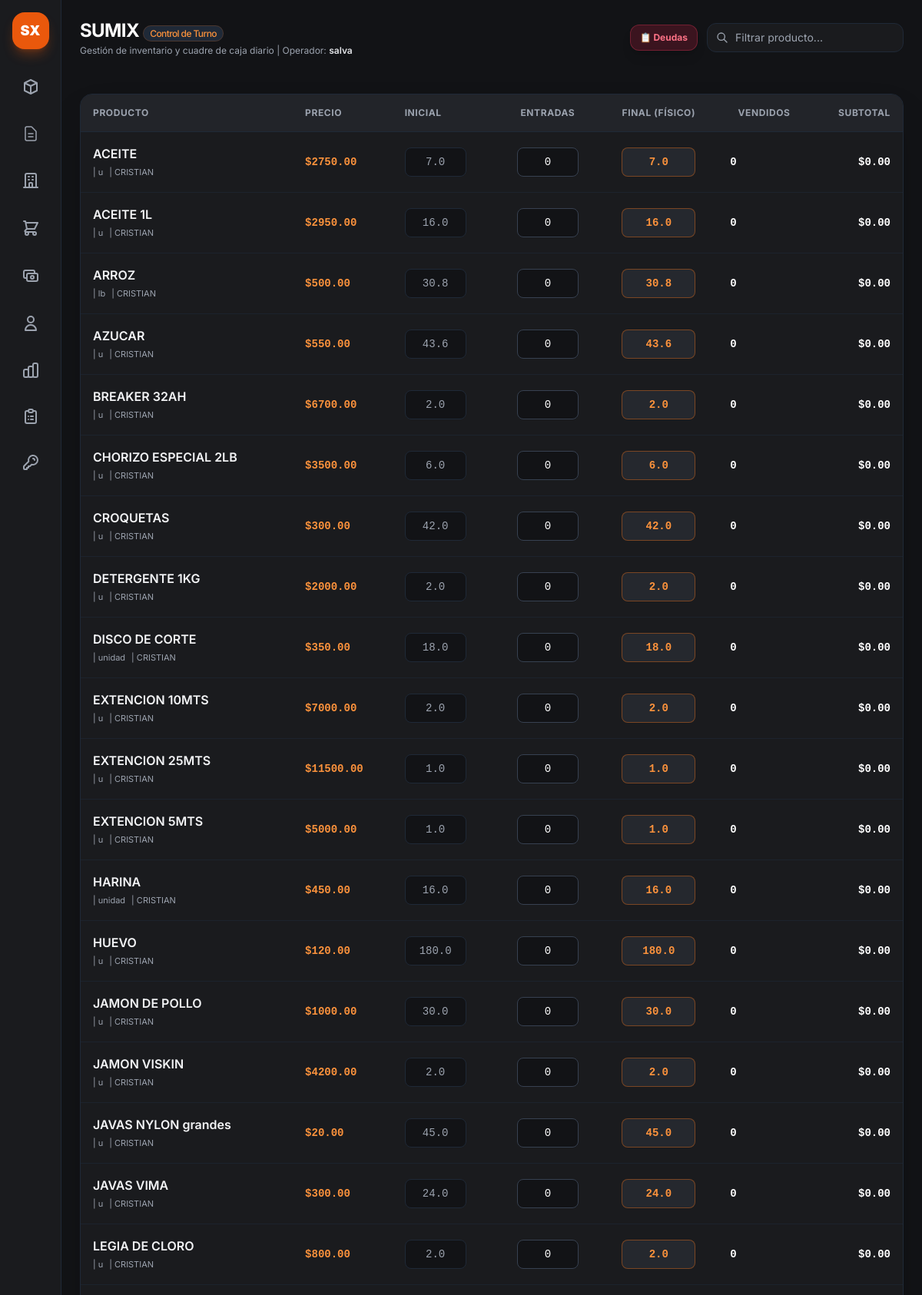
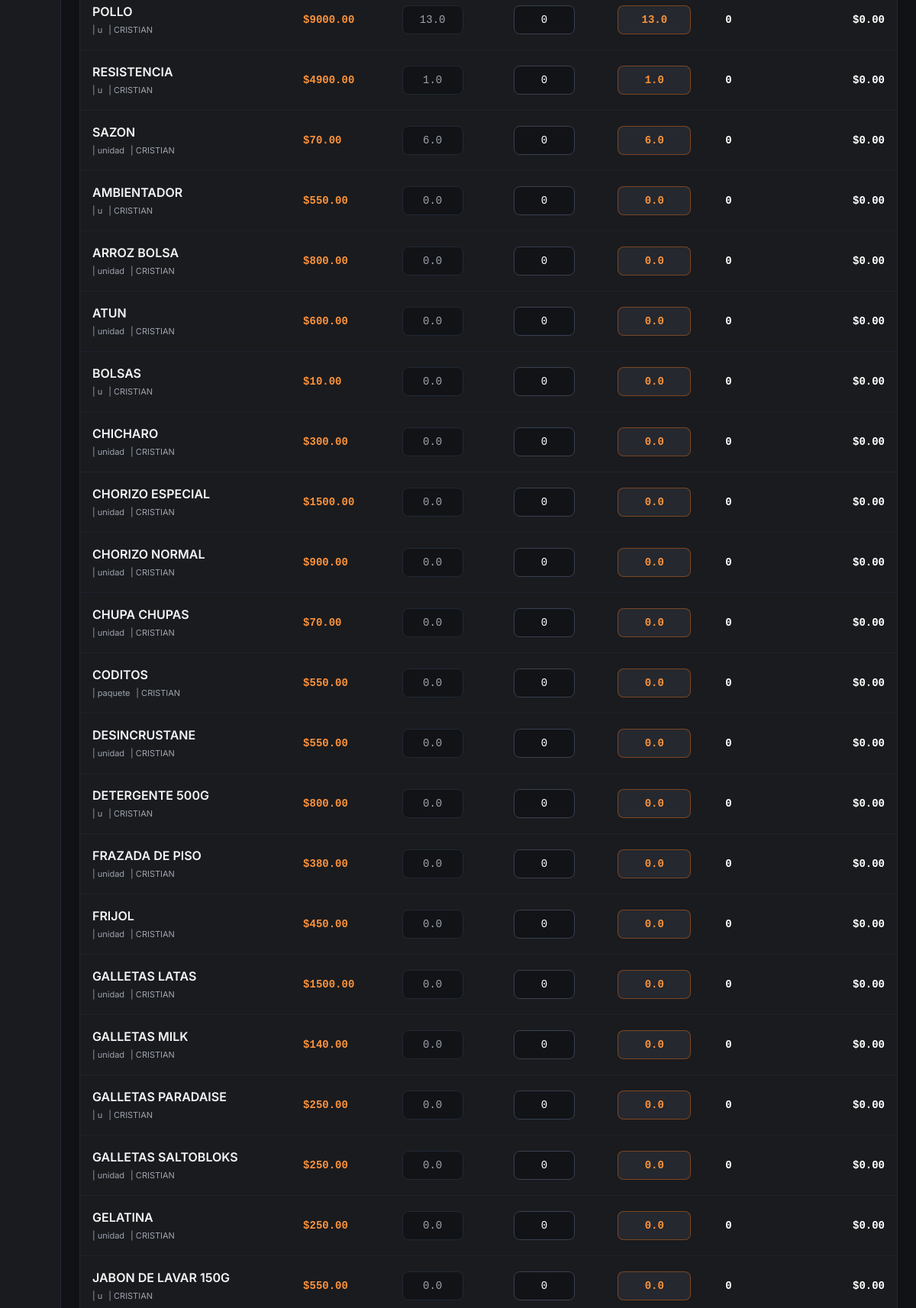
Screenshot of /cierre (signed in, upper part) with the database file from the repository (2 pictures, top to bottom).
### app.py (models this page shows, shortened)
class Usuario(db.Model):
    __tablename__ = 'usuarios'  # <-- ¡Aquí está la clave, en plural!
    id = db.Column(db.Integer, primary_key=True)
    username = db.Column(db.String(50), unique=True, nullable=False)
    password = db.Column(db.String(200), nullable=False)
    nombre = db.Column(db.String(100), nullable=False)
    rol = db.Column(db.String(50), nullable=False)  # <-- ¡Aquí está tu columna 'rol'!
    almacen_id = db.Column(db.Integer, db.ForeignKey('almacenes.id'), nullable=True)
    almacen = db.relationship('Almacen', backref='usuarios')

class Producto(db.Model):
    __tablename__ = 'productos'
    id = db.Column(db.Integer, primary_key=True)
    codigo = db.Column(db.String(50), nullable=True)
    nombre = db.Column(db.String(100), nullable=False)
    unidad_medida = db.Column(db.String(20), default='unidad')
    propietario_id = db.Column(db.Integer, db.ForeignKey('propietarios.id'), nullable=True)
    precio_costo = db.Column(db.Float, default=0.0)
    precio_venta = db.Column(db.Float, default=0.0)
    fecha_vencimiento = db.Column(db.Date, nullable=True)
    proveedor_id = db.Column(db.Integer, db.ForeignKey('proveedores.id'), nullable=True)
    proveedor = db.relationship('Proveedor', backref=db.backref('productos', lazy=True))
    estado_pago = db.Column(db.String(20), default="Pagado")
    monto_pendiente = db.Column(db.Float, default=0.0)
    fecha_creacion = db.Column(db.DateTime, default=datetime.utcnow)
    activo = db.Column(db.Boolean, default=True)
    stocks = db.relationship('StockAlmacen', backref='producto', cascade="all, delete-orphan", lazy=True)

class Propietario(db.Model):
    __tablename__ = 'propietarios'
    id = db.Column(db.Integer, primary_key=True)
    nombre = db.Column(db.String(100), nullable=False, unique=True)
    descripcion = db.Column(db.String(200))
    productos = db.relationship('Producto', backref='propietario', lazy=True)

### app.py (the view)
@app.route('/cierre')
def vista_cierre():
    username = session.get('user')
    usuario_actual = Usuario.query.filter_by(username=username).first()
    if not usuario_actual:
        return redirect(url_for('login'))
    almacen_id = usuario_actual.almacen_id
    productos = Producto.query.filter(or_(Producto.activo == True, Producto.activo.is_(None))).all()
    for prod in productos:
        stock_alm = StockAlmacen.query.filter_by(
            producto_id=prod.id,
            almacen_id=almacen_id
        ).first()
        cantidad_actual = stock_alm.cantidad if stock_alm else 0.0
        prod.stock_en_almacen = cantidad_actual
        prod.stock_final_inicial = cantidad_actual
    productos.sort(key=lambda p: (p.stock_en_almacen <= 0, p.nombre.lower()))
    hoy = date.today()
    deudas_pendientes = DeudaCierre.query.filter(
        DeudaCierre.estado == 'pendiente',
        func.date(DeudaCierre.fecha) == hoy
    ).all()
    total_deudas_dia = sum(d.subtotal for d in deudas_pendientes if d.subtotal)
    return render_template('cierre.html', productos=productos, total_deudas_dia=total_deudas_dia)

### app.py (called while the page is built)
@app.context_processor
def inject_today():
    return {'hoy': date.today()}

### templates/cierre.html (shortened to what this page needs)
{% extends "base.html" %}
{% block content %}
<main class="flex-1 flex flex-col min-w-0 overflow-y-auto">
    <header class="p-3 sm:p-6 pb-2 flex flex-col sm:flex-row sm:items-center justify-between gap-3">
        <div>
            <h1 class="text-xl sm:text-2xl font-bold text-white tracking-tight">SUMIX <span
                    class="text-xs font-medium px-2 py-0.5 rounded-full bg-gray-800 text-orange-400 border border-orange-500/20">Control
                    de Turno</span></h1>
            <p class="text-xs text-gray-400 mt-0.5">
                Gestión de inventario y cuadre de caja diario
                {% if session.get('user') %}
                    | Operador: <span class="text-gray-200 font-semibold">{{ session.get('user') }}</span>
                {% endif %}
            </p>
        </div>
        <div class="flex items-center gap-2 sm:gap-3 w-full sm:w-auto">
            <a href="{{ url_for('vista_deudas') }}"
              target="_blank" class="px-3 py-2 bg-rose-600/20 hover:bg-rose-600 text-rose-400 hover:text-white border border-rose-500/30 font-bold rounded-xl transition text-xs flex items-center justify-center gap-1.5 shadow-lg shrink-0">
                <span>📋 Deudas</span>
            </a>
            <div class="relative flex-1 sm:w-64">
                <svg class="w-4 h-4 absolute left-3 top-1/2 -translate-y-1/2 text-gray-400" fill="none"
                    stroke="currentColor" viewBox="0 0 24 24">
                    <path stroke-linecap="round" stroke-linejoin="round" stroke-width="2"
                        d="M21 21l-6-6m2-5a7 7 0 11-14 0 7 7 0 0114 0z" />
                </svg>
                <input type="text" id="buscador" placeholder="Filtrar producto..." onkeyup="filtrarProductos()"
                    class="w-full bg-[#1a1b1e] border border-gray-800 rounded-xl pl-9 pr-3 py-2 text-xs sm:text-sm text-gray-200 focus:outline-none focus:border-orange-500/50 transition">
            </div>
        </div>
    </header>
    <section class="p-2 sm:p-6 flex-1 space-y-4">
        <div class="bg-[#1a1b1e] border border-gray-800 rounded-2xl overflow-hidden shadow-2xl">
            <div class="overflow-x-auto">
                <table class="w-full text-left border-collapse">
                    <thead>
                        <tr class="border-b border-gray-800 text-[11px] sm:text-xs font-semibold text-gray-400 uppercase tracking-wider bg-[#222429]">
                            <th class="p-2.5 sm:p-4">Producto</th>
                            <th class="p-2.5 sm:p-4 hidden md:table-cell">Precio</th>
                            <th class="p-2.5 sm:p-4 hidden md:table-cell">Inicial</th>
                            <th class="p-2.5 sm:p-4 text-center">Entradas</th>
                            <th class="p-2.5 sm:p-4 text-center">Final (Físico)</th>
                            <th class="p-2.5 sm:p-4 text-center">Vendidos</th>
                            <th class="p-2.5 sm:p-4 text-right">Subtotal</th>
                        </tr>
                    </thead>
                    <tbody class="divide-y divide-gray-800/60 text-xs sm:text-sm" id="tabla-productos">
                        {% for p in productos %}
                        <tr class="fila-producto hover:bg-gray-800/30 transition-colors" data-id="{{ p.id }}"
                            data-precio="{{ p.precio_venta }}"
                            data-propietario-id="{{ p.propietario.id if p.propietario else 0 }}"
                            data-propietario-nombre="{{ p.propietario.nombre if p.propietario else '' }}">
                            <td class="p-2.5 sm:p-4 font-medium text-white nombre-prod">
                                <div class="font-semibold text-sm sm:text-base text-gray-100">{{ p.nombre }}</div>
                                <div class="text-[11px] text-gray-400 mt-0.5 font-normal flex flex-wrap gap-x-2 gap-y-0.5">
                                    <span class="hidden sm:inline">| {{ p.unidad_medida }}</span>
                                    <span>| {{ p.propietario.nombre if p.propietario else 'Sin Prop.' }}</span>
                                </div>
                            </td>
                            <td class="p-2.5 sm:p-4 font-mono text-orange-400 font-semibold hidden md:table-cell">
                                ${{ "%.2f"|format(p.precio_venta) }}
                            </td>
                            <td class="p-2.5 sm:p-4 hidden md:table-cell">
                                <input type="number" step="any"
                                    class="stock-inicial w-16 sm:w-20 bg-[#121316] border border-gray-800 rounded-lg p-2 text-gray-400 text-center font-mono cursor-not-allowed"
                                    value="{{ p.stock_en_almacen }}" readonly>
                            </td>
                            <td class="p-2 sm:p-4 text-center">
                                <input type="number" step="any" min="0"
                                    class="entradas w-14 sm:w-20 bg-[#121316] border border-gray-700 rounded-lg p-1.5 sm:p-2 text-white text-center font-mono focus:border-orange-500 focus:outline-none"
                                    value="0" oninput="calcular()">
                            </td>
                            <td class="p-2 sm:p-4 text-center">
                                <input type="number" step="any" min="0"
                                    class="stock-final w-16 sm:w-24 bg-[#25282e] border border-orange-500/40 text-orange-400 font-bold rounded-lg p-1.5 sm:p-2 text-center font-mono focus:border-orange-500 focus:outline-none focus:ring-1 focus:ring-orange-500"
                                    value="{{ p.stock_final_inicial }}" oninput="calcular()">
                            </td>
                            <td class="p-2 sm:p-4 font-bold text-white font-mono text-center vendidos">0</td>
                            <td class="p-2.5 sm:p-4 font-bold text-right text-white font-mono subtotal">$0.00</td>
                        </tr>
                        {% endfor %}
                    </tbody>
                </table>
            </div>
        </div>
    </section>
</main>
{% endblock %}

### static/css/style.css (style rules this page uses)
body { font-family: 'Inter', sans-serif; }
input[type=number] { -moz-appearance: textfield; }

### rows the page displays
Usuario: get "salva"
Producto: nombre "ACEITE", unidad_medida "u", propietario "CRISTIAN", precio_venta "2750.00", stock_en_almacen "7.0", stock_final_inicial "7.0"
Producto: nombre "ACEITE 1L", unidad_medida "u", propietario "CRISTIAN", precio_venta "2950.00", stock_en_almacen "16.0", stock_final_inicial "16.0"
Producto: nombre "ARROZ", unidad_medida "lb", propietario "CRISTIAN", precio_venta "500.00", stock_en_almacen "30.8", stock_final_inicial "30.8"
Producto: nombre "AZUCAR", unidad_medida "u", propietario "CRISTIAN", precio_venta "550.00", stock_en_almacen "43.6", stock_final_inicial "43.6"
Producto: nombre "BREAKER 32AH", unidad_medida "u", propietario "CRISTIAN", precio_venta "6700.00", stock_en_almacen "2.0", stock_final_inicial "2.0"
Producto: nombre "CHORIZO ESPECIAL 2LB", unidad_medida "u", propietario "CRISTIAN", precio_venta "3500.00", stock_en_almacen "6.0", stock_final_inicial "6.0"
Producto: nombre "CROQUETAS", unidad_medida "u", propietario "CRISTIAN", precio_venta "300.00", stock_en_almacen "42.0", stock_final_inicial "42.0"
Producto: nombre "DETERGENTE 1KG", unidad_medida "u", propietario "CRISTIAN", precio_venta "2000.00", stock_en_almacen "2.0", stock_final_inicial "2.0"
Producto: nombre "DISCO DE CORTE", unidad_medida "unidad", propietario "CRISTIAN", precio_venta "350.00", stock_en_almacen "18.0", stock_final_inicial "18.0"
Producto: nombre "EXTENCION 10MTS", unidad_medida "u", propietario "CRISTIAN", precio_venta "7000.00", stock_en_almacen "2.0", stock_final_inicial "2.0"
Producto: nombre "EXTENCION 25MTS", unidad_medida "u", propietario "CRISTIAN", precio_venta "11500.00", stock_en_almacen "1.0", stock_final_inicial "1.0"
Producto: nombre "EXTENCION 5MTS", unidad_medida "u", propietario "CRISTIAN", precio_venta "5000.00", stock_en_almacen "1.0", stock_final_inicial "1.0"
Producto: nombre "HARINA", unidad_medida "unidad", propietario "CRISTIAN", precio_venta "450.00", stock_en_almacen "16.0", stock_final_inicial "16.0"
Producto: nombre "HUEVO", unidad_medida "u", propietario "CRISTIAN", precio_venta "120.00", stock_en_almacen "180.0", stock_final_inicial "180.0"
Producto: nombre "JAMON DE POLLO", unidad_medida "u", propietario "CRISTIAN", precio_venta "1000.00", stock_en_almacen "30.0", stock_final_inicial "30.0"
Producto: nombre "JAMON VISKIN", unidad_medida "u", propietario "CRISTIAN", precio_venta "4200.00", stock_en_almacen "2.0", stock_final_inicial "2.0"
Producto: nombre "JAVAS NYLON grandes", unidad_medida "u", propietario "CRISTIAN", precio_venta "20.00", stock_en_almacen "45.0", stock_final_inicial "45.0"
Producto: nombre "JAVAS VIMA", unidad_medida "u", propietario "CRISTIAN", precio_venta "300.00", stock_en_almacen "24.0", stock_final_inicial "24.0"
Producto: nombre "LEGIA DE CLORO", unidad_medida "u", propietario "CRISTIAN", precio_venta "800.00", stock_en_almacen "2.0", stock_final_inicial "2.0"
Producto: nombre "POLLO", unidad_medida "u", propietario "CRISTIAN", precio_venta "9000.00", stock_en_almacen "13.0", stock_final_inicial "13.0"
Producto: nombre "RESISTENCIA", unidad_medida "u", propietario "CRISTIAN", precio_venta "4900.00", stock_en_almacen "1.0", stock_final_inicial "1.0"
Producto: nombre "SAZON", unidad_medida "unidad", propietario "CRISTIAN", precio_venta "70.00", stock_en_almacen "6.0", stock_final_inicial "6.0"
Producto: nombre "AMBIENTADOR", unidad_medida "u", propietario "CRISTIAN", precio_venta "550.00", stock_en_almacen "0.0", stock_final_inicial "0.0"
Producto: nombre "ARROZ BOLSA", unidad_medida "unidad", propietario "CRISTIAN", precio_venta "800.00", stock_en_almacen "0.0", stock_final_inicial "0.0"
Producto: nombre "ATUN", unidad_medida "unidad", propietario "CRISTIAN", precio_venta "600.00", stock_en_almacen "0.0", stock_final_inicial "0.0"
Producto: nombre "BOLSAS", unidad_medida "u", propietario "CRISTIAN", precio_venta "10.00", stock_en_almacen "0.0", stock_final_inicial "0.0"
Producto: nombre "CHICHARO", unidad_medida "unidad", propietario "CRISTIAN", precio_venta "300.00", stock_en_almacen "0.0", stock_final_inicial "0.0"
Producto: nombre "CHORIZO ESPECIAL", unidad_medida "unidad", propietario "CRISTIAN", precio_venta "1500.00", stock_en_almacen "0.0", stock_final_inicial "0.0"
Producto: nombre "CHORIZO NORMAL", unidad_medida "unidad", propietario "CRISTIAN", precio_venta "900.00", stock_en_almacen "0.0", stock_final_inicial "0.0"
Producto: nombre "CHUPA CHUPAS", unidad_medida "unidad", propietario "CRISTIAN", precio_venta "70.00", stock_en_almacen "0.0", stock_final_inicial "0.0"
Producto: nombre "CODITOS", unidad_medida "paquete", propietario "CRISTIAN", precio_venta "550.00", stock_en_almacen "0.0", stock_final_inicial "0.0"
Producto: nombre "DESINCRUSTANE", unidad_medida "unidad", propietario "CRISTIAN", precio_venta "550.00", stock_en_almacen "0.0", stock_final_inicial "0.0"
Producto: nombre "DETERGENTE 500G", unidad_medida "u", propietario "CRISTIAN", precio_venta "800.00", stock_en_almacen "0.0", stock_final_inicial "0.0"
Producto: nombre "FRAZADA DE PISO", unidad_medida "unidad", propietario "CRISTIAN", precio_venta "380.00", stock_en_almacen "0.0", stock_final_inicial "0.0"
Producto: nombre "FRIJOL", unidad_medida "unidad", propietario "CRISTIAN", precio_venta "450.00", stock_en_almacen "0.0", stock_final_inicial "0.0"
Producto: nombre "GALLETAS LATAS", unidad_medida "unidad", propietario "CRISTIAN", precio_venta "1500.00", stock_en_almacen "0.0", stock_final_inicial "0.0"
Producto: nombre "GALLETAS MILK", unidad_medida "unidad", propietario "CRISTIAN", precio_venta "140.00", stock_en_almacen "0.0", stock_final_inicial "0.0"
Producto: nombre "GALLETAS PARADAISE", unidad_medida "u", propietario "CRISTIAN", precio_venta "250.00", stock_en_almacen "0.0", stock_final_inicial "0.0"
Producto: nombre "GALLETAS SALTOBLOKS", unidad_medida "unidad", propietario "CRISTIAN", precio_venta "250.00", stock_en_almacen "0.0", stock_final_inicial "0.0"
Producto: nombre "GELATINA", unidad_medida "unidad", propietario "CRISTIAN", precio_venta "250.00", stock_en_almacen "0.0", stock_final_inicial "0.0"
Producto: nombre "JABON DE LAVAR 150G", unidad_medida "u", propietario "CRISTIAN", precio_venta "550.00", stock_en_almacen "0.0", stock_final_inicial "0.0"
